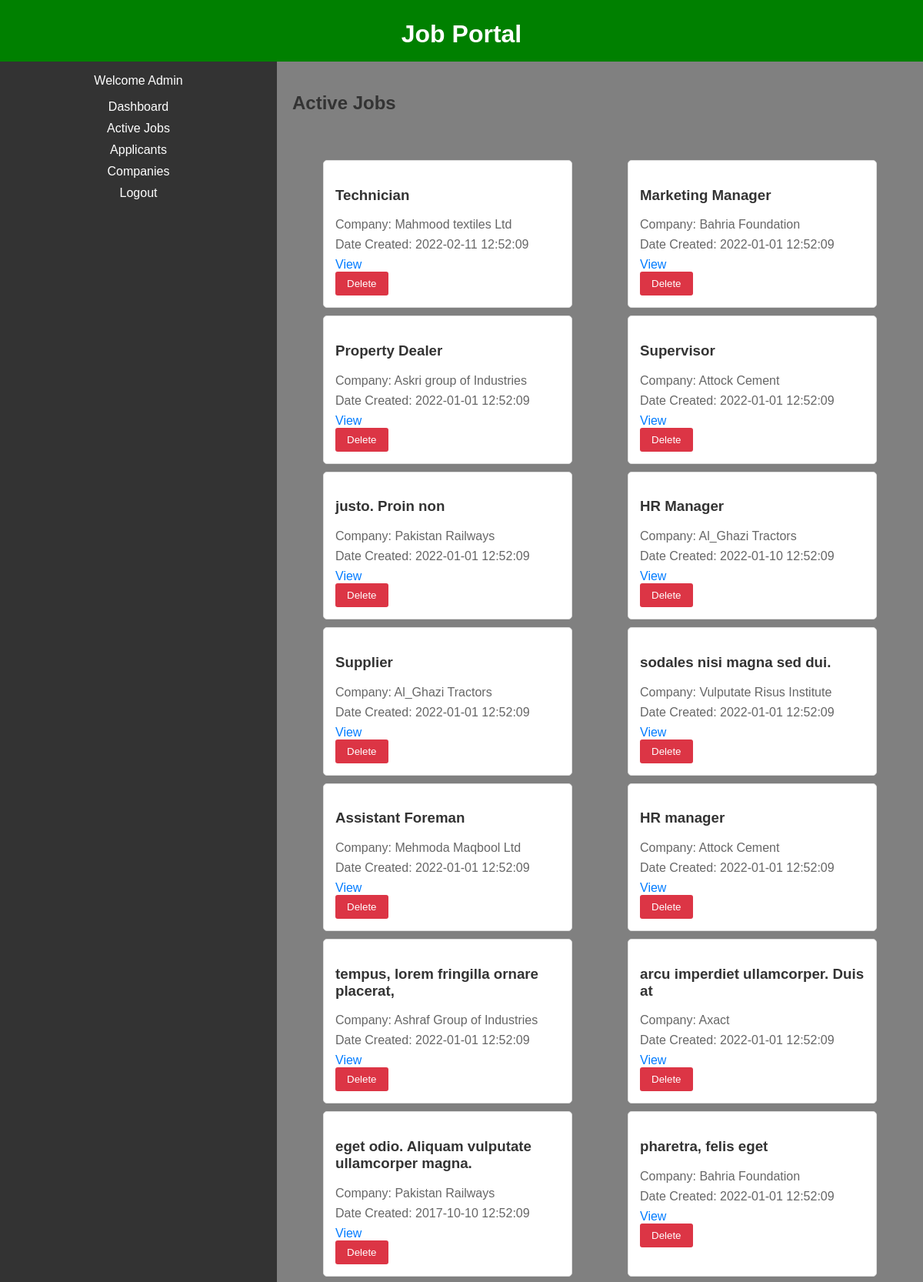
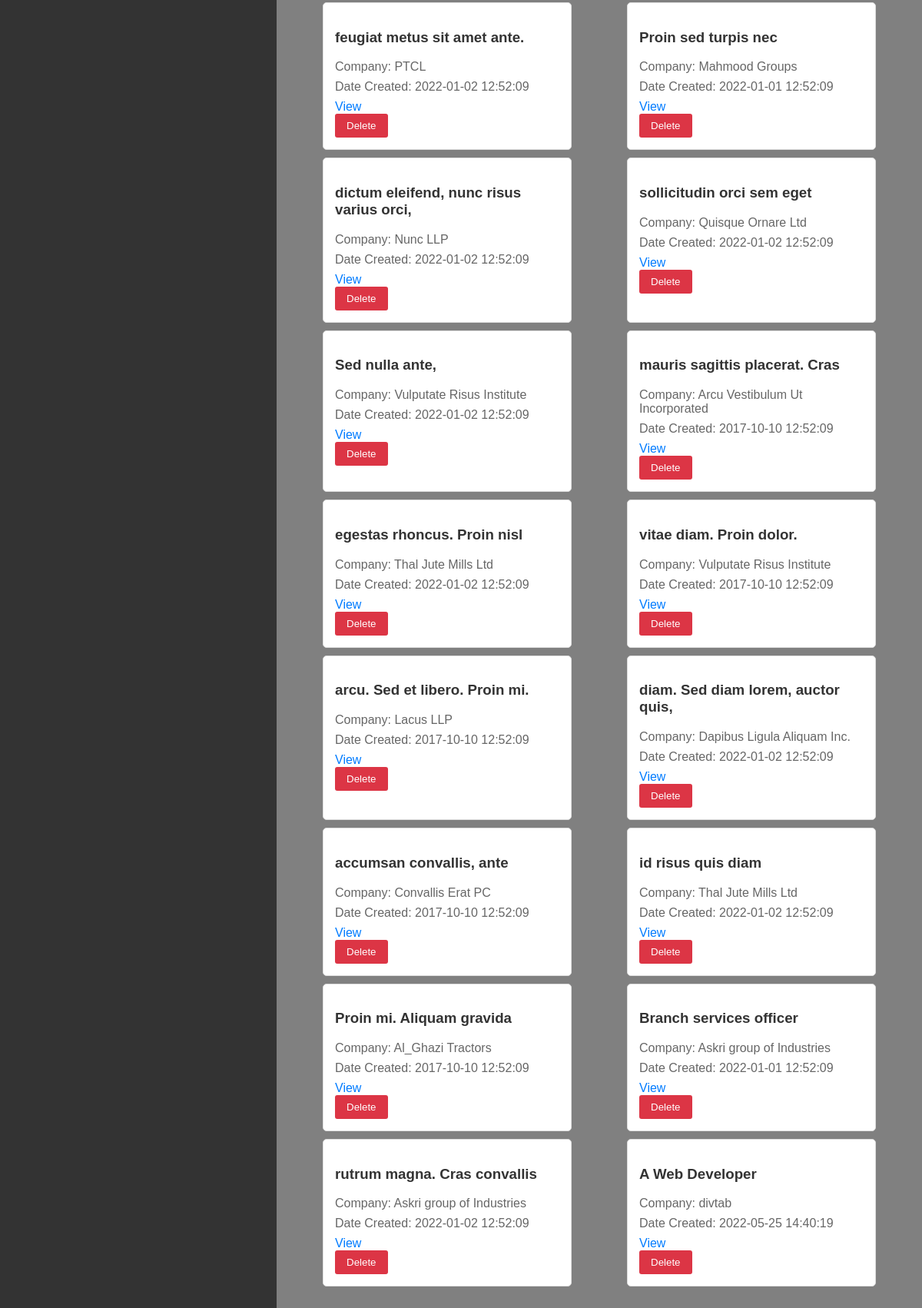
The app's page /admin/adminpage_activejob.php with its own data (2 pictures, top to bottom).
### tables this page shows
CREATE TABLE `job_post` (
  `id_jobpost` int(11) NOT NULL,
  `id_company` int(11) NOT NULL,
  `jobtitle` varchar(255) NOT NULL,
  `description` text NOT NULL,
  `minimumsalary` varchar(255) NOT NULL,
  `maximumsalary` varchar(255) NOT NULL,
  `experience` varchar(255) NOT NULL,
  `qualification` varchar(255) NOT NULL,
  `createdat` timestamp NOT NULL DEFAULT current_timestamp()
);

CREATE TABLE `company` (
  `id_company` int(11) NOT NULL,
  `name` varchar(255) NOT NULL,
  `companyname` varchar(255) NOT NULL,
  `country` varchar(255) NOT NULL,
  `state` varchar(255) NOT NULL,
  `city` varchar(255) NOT NULL,
  `contactno` varchar(255) NOT NULL,
  `website` varchar(255) NOT NULL,
  `email` varchar(255) NOT NULL,
  `password` varchar(255) NOT NULL,
  `aboutme` varchar(255) DEFAULT NULL,
  `logo` varchar(255) NOT NULL,
  `createdAt` timestamp NOT NULL DEFAULT current_timestamp(),
  `active` int(11) NOT NULL DEFAULT 2
);

### admin/adminpage_activejob.php (the view, shortened to what this page needs)
<!DOCTYPE html>
<html lang="en">
<head>
</head>
<body>
<header>
    <h1>Job Portal</h1>
</header>
<section>
    <div class="sidebar">
        <p>Welcome Admin</p>
        <ul>
            <li><a href="adminpage.php">Dashboard</a></li>
            <li><a href="adminpage_activejob.php">Active Jobs</a></li>
            <li><a href="adminpage_applicants.php">Applicants</a></li>
            <li><a href="adminpage_companies.php">Companies</a></li>
            <li><a href="adminpage_logout.php">Logout</a></li>
        </ul>
    </div>
    <div class="content">
        <h2>Active Jobs</h2>
        <section class="section2">
<section class="section2">
<?php
            include('../config.php');
            $sql = "SELECT job_post.id_jobpost, job_post.jobtitle, company.companyname, job_post.createdat
                    FROM job_post
                    INNER JOIN company ON job_post.id_company = company.id_company";
            $result = mysqli_query($conn, $sql);
            if ($result) {
                while ($row = mysqli_fetch_assoc($result)) {
                    echo "<div class='job-item'>";
                    echo "<h3>{$row['jobtitle']}</h3>";
                    echo "<p>Company: {$row['companyname']}</p>";
                    echo "<p>Date Created: {$row['createdat']}</p>";
                    echo "<span class='view-icon'>View</span>";
                    echo "<form method='post'>";
                    echo "<button type='submit' name='delete_job' class='delete-button'>Delete</button>";
                    echo "</form>";
                    echo "</div>";
                }
            } else {
                echo "Error: " . mysqli_error($conn);
            }
            ?>
</section>
    </div>
</section>
</body>
</html>

### admin/adminpage_activejob.php (style rules this page uses)
body { font-family: Arial, sans-serif; margin: 0; padding: 0; background-color: #f4f4f4; }
header { background-color: green; color: #fff; padding: 5px; text-align: center; height: 70px; }
section { display: flex; flex-wrap: wrap; }
.sidebar { width: 30%; background-color: #333; color: #fff; text-align:center; box-sizing: border-box; }
.content { width: 70%; padding: 20px; box-sizing: border-box; }
h2 { color: #333; }
ul { list-style-type: none; padding: 0; }
ul li { margin-bottom: 10px; }
a { text-decoration: none; color: #fff; display: block; }
.content { background-color: gray; }
.section2 { display: flex; flex-wrap: wrap; justify-content: space-between; padding: 20px; }
.job-item { background-color: #fff; border: 1px solid #ddd; border-radius: 5px; margin-bottom: 10px; padding: 15px; width: 45%; box-sizing: border-box; }
.job-item h3 { color: #333; }
.job-item p { margin: 8px 0; color: #666; }
.view-icon { color: #007bff; cursor: pointer; margin-right: 10px; }
.delete-button { background-color: #dc3545; color: #fff; border: none; padding: 8px 15px; border-radius: 3px; cursor: pointer; }

### records on screen
job_post: jobtitle "Technician", id_company.companyname "Mahmood textiles Ltd", createdat "2022-02-11 12:52:09"
job_post: jobtitle "Marketing Manager", id_company.companyname "Bahria Foundation", createdat "2022-01-01 12:52:09"
job_post: jobtitle "Property Dealer", id_company.companyname "Askri group of Industries", createdat "2022-01-01 12:52:09"
job_post: jobtitle "Supervisor", id_company.companyname "Attock Cement", createdat "2022-01-01 12:52:09"
job_post: jobtitle "justo. Proin non", id_company.companyname "Pakistan Railways", createdat "2022-01-01 12:52:09"
job_post: jobtitle "HR Manager", id_company.companyname "Al_Ghazi Tractors", createdat "2022-01-10 12:52:09"
job_post: jobtitle "Supplier", id_company.companyname "Al_Ghazi Tractors", createdat "2022-01-01 12:52:09"
job_post: jobtitle "sodales nisi magna sed dui.", id_company.companyname "Vulputate Risus Institute", createdat "2022-01-01 12:52:09"
job_post: jobtitle "Assistant Foreman", id_company.companyname "Mehmoda Maqbool Ltd", createdat "2022-01-01 12:52:09"
job_post: jobtitle "HR manager", id_company.companyname "Attock Cement", createdat "2022-01-01 12:52:09"
job_post: jobtitle "tempus, lorem fringilla ornare placerat,", id_company.companyname "Ashraf Group of Industries", createdat "2022-01-01 12:52:09"
job_post: jobtitle "arcu imperdiet ullamcorper. Duis at", id_company.companyname "Axact", createdat "2022-01-01 12:52:09"
job_post: jobtitle "eget odio. Aliquam vulputate ullamcorper magna.", id_company.companyname "Pakistan Railways", createdat "2017-10-10 12:52:09"
job_post: jobtitle "pharetra, felis eget", id_company.companyname "Bahria Foundation", createdat "2022-01-01 12:52:09"
job_post: jobtitle "feugiat metus sit amet ante.", id_company.companyname "PTCL", createdat "2022-01-02 12:52:09"
job_post: jobtitle "Proin sed turpis nec", id_company.companyname "Mahmood Groups", createdat "2022-01-01 12:52:09"
job_post: jobtitle "dictum eleifend, nunc risus varius orci,", id_company.companyname "Nunc LLP", createdat "2022-01-02 12:52:09"
job_post: jobtitle "sollicitudin orci sem eget", id_company.companyname "Quisque Ornare Ltd", createdat "2022-01-02 12:52:09"
job_post: jobtitle "Sed nulla ante,", id_company.companyname "Vulputate Risus Institute", createdat "2022-01-02 12:52:09"
job_post: jobtitle "mauris sagittis placerat. Cras", id_company.companyname "Arcu Vestibulum Ut Incorporated", createdat "2017-10-10 12:52:09"
job_post: jobtitle "egestas rhoncus. Proin nisl", id_company.companyname "Thal Jute Mills Ltd", createdat "2022-01-02 12:52:09"
job_post: jobtitle "vitae diam. Proin dolor.", id_company.companyname "Vulputate Risus Institute", createdat "2017-10-10 12:52:09"
job_post: jobtitle "arcu. Sed et libero. Proin mi.", id_company.companyname "Lacus LLP", createdat "2017-10-10 12:52:09"
job_post: jobtitle "diam. Sed diam lorem, auctor quis,", id_company.companyname "Dapibus Ligula Aliquam Inc.", createdat "2022-01-02 12:52:09"
job_post: jobtitle "accumsan convallis, ante", id_company.companyname "Convallis Erat PC", createdat "2017-10-10 12:52:09"
job_post: jobtitle "id risus quis diam", id_company.companyname "Thal Jute Mills Ltd", createdat "2022-01-02 12:52:09"
job_post: jobtitle "Proin mi. Aliquam gravida", id_company.companyname "Al_Ghazi Tractors", createdat "2017-10-10 12:52:09"
job_post: jobtitle "Branch services officer", id_company.companyname "Askri group of Industries", createdat "2022-01-01 12:52:09"
job_post: jobtitle "rutrum magna. Cras convallis", id_company.companyname "Askri group of Industries", createdat "2022-01-02 12:52:09"
job_post: jobtitle "A Web Developer", id_company.companyname "divtab", createdat "2022-05-25 14:40:19"
